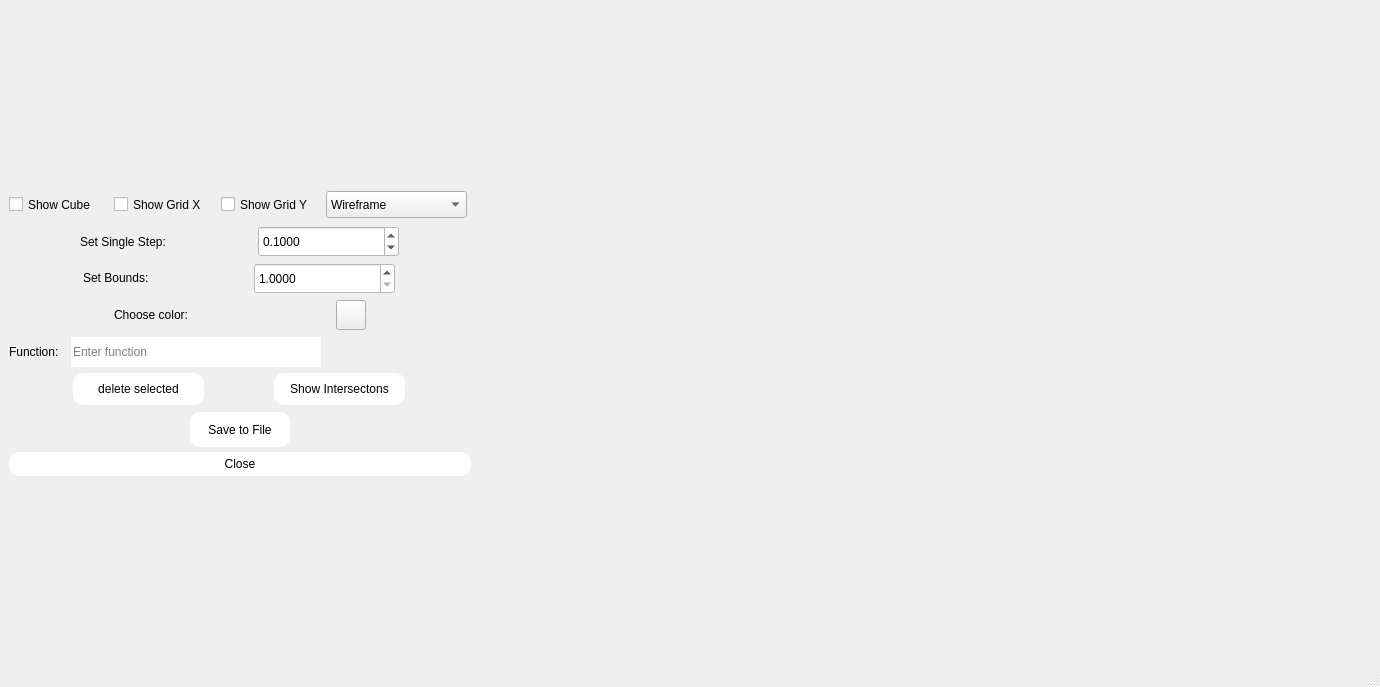
<?xml version="1.0" encoding="UTF-8"?>
<ui version="4.0">
 <class>MainWindow</class>
 <widget class="QMainWindow" name="MainWindow">
  <property name="geometry">
   <rect>
    <x>0</x>
    <y>0</y>
    <width>1380</width>
    <height>687</height>
   </rect>
  </property>
  <property name="minimumSize">
   <size>
    <width>0</width>
    <height>687</height>
   </size>
  </property>
  <property name="windowTitle">
   <string>MainWindow</string>
  </property>
  <widget class="QWidget" name="centralwidget">
   <layout class="QVBoxLayout" name="verticalLayout_2">
    <item>
     <layout class="QHBoxLayout" name="horizontalLayout_3">
      <item>
       <layout class="QVBoxLayout" name="verticalLayout">
        <property name="sizeConstraint">
         <enum>QLayout::SetFixedSize</enum>
        </property>
        <item>
         <layout class="QHBoxLayout" name="horizontalLayout_2">
          <item>
           <widget class="QCheckBox" name="drawCube">
            <property name="minimumSize">
             <size>
              <width>99</width>
              <height>31</height>
             </size>
            </property>
            <property name="maximumSize">
             <size>
              <width>99</width>
              <height>31</height>
             </size>
            </property>
            <property name="text">
             <string>Show Cube</string>
            </property>
           </widget>
          </item>
          <item>
           <widget class="QCheckBox" name="drawGridX">
            <property name="minimumSize">
             <size>
              <width>101</width>
              <height>31</height>
             </size>
            </property>
            <property name="maximumSize">
             <size>
              <width>101</width>
              <height>31</height>
             </size>
            </property>
            <property name="styleSheet">
             <string notr="true">selection-color: rgb(0, 249, 0);</string>
            </property>
            <property name="text">
             <string>Show Grid X</string>
            </property>
           </widget>
          </item>
          <item>
           <widget class="QCheckBox" name="drawGridY">
            <property name="minimumSize">
             <size>
              <width>99</width>
              <height>31</height>
             </size>
            </property>
            <property name="maximumSize">
             <size>
              <width>99</width>
              <height>31</height>
             </size>
            </property>
            <property name="styleSheet">
             <string notr="true">selection-background-color: rgb(0, 249, 0);</string>
            </property>
            <property name="text">
             <string>Show Grid Y</string>
            </property>
           </widget>
          </item>
          <item>
           <widget class="QComboBox" name="drawTypeComboBox">
            <property name="minimumSize">
             <size>
              <width>141</width>
              <height>27</height>
             </size>
            </property>
            <property name="maximumSize">
             <size>
              <width>141</width>
              <height>27</height>
             </size>
            </property>
            <item>
             <property name="text">
              <string>Wireframe</string>
             </property>
            </item>
            <item>
             <property name="text">
              <string>Solid</string>
             </property>
            </item>
            <item>
             <property name="text">
              <string>Points</string>
             </property>
            </item>
           </widget>
          </item>
         </layout>
        </item>
        <item>
         <layout class="QHBoxLayout" name="horizontalLayout_4">
          <property name="sizeConstraint">
           <enum>QLayout::SetFixedSize</enum>
          </property>
          <item>
           <widget class="QLabel" name="label">
            <property name="minimumSize">
             <size>
              <width>101</width>
              <height>31</height>
             </size>
            </property>
            <property name="maximumSize">
             <size>
              <width>101</width>
              <height>31</height>
             </size>
            </property>
            <property name="text">
             <string>Set Single Step:</string>
            </property>
           </widget>
          </item>
          <item>
           <widget class="QDoubleSpinBox" name="SingleStep_2">
            <property name="minimumSize">
             <size>
              <width>141</width>
              <height>31</height>
             </size>
            </property>
            <property name="maximumSize">
             <size>
              <width>141</width>
              <height>31</height>
             </size>
            </property>
            <property name="styleSheet">
             <string notr="true">background-color: rgb(255, 255, 255);
color: rgb(0, 0, 0);</string>
            </property>
            <property name="decimals">
             <number>4</number>
            </property>
            <property name="maximum">
             <double>0.500000000000000</double>
            </property>
            <property name="singleStep">
             <double>0.010000000000000</double>
            </property>
            <property name="value">
             <double>0.100000000000000</double>
            </property>
           </widget>
          </item>
         </layout>
        </item>
        <item>
         <layout class="QHBoxLayout" name="horizontalLayout_6">
          <property name="sizeConstraint">
           <enum>QLayout::SetFixedSize</enum>
          </property>
          <item>
           <widget class="QLabel" name="label_3">
            <property name="minimumSize">
             <size>
              <width>91</width>
              <height>20</height>
             </size>
            </property>
            <property name="maximumSize">
             <size>
              <width>91</width>
              <height>20</height>
             </size>
            </property>
            <property name="text">
             <string>Set Bounds:</string>
            </property>
            <property name="scaledContents">
             <bool>true</bool>
            </property>
           </widget>
          </item>
          <item>
           <widget class="QDoubleSpinBox" name="Bounds">
            <property name="minimumSize">
             <size>
              <width>141</width>
              <height>31</height>
             </size>
            </property>
            <property name="maximumSize">
             <size>
              <width>141</width>
              <height>31</height>
             </size>
            </property>
            <property name="styleSheet">
             <string notr="true">background-color: rgb(255, 255, 255);
color: rgb(0, 0, 0);</string>
            </property>
            <property name="decimals">
             <number>4</number>
            </property>
            <property name="minimum">
             <double>1.000000000000000</double>
            </property>
            <property name="maximum">
             <double>5.000000000000000</double>
            </property>
            <property name="singleStep">
             <double>1.000000000000000</double>
            </property>
            <property name="value">
             <double>1.000000000000000</double>
            </property>
           </widget>
          </item>
         </layout>
        </item>
        <item>
         <layout class="QHBoxLayout" name="horizontalLayout_5">
          <property name="sizeConstraint">
           <enum>QLayout::SetFixedSize</enum>
          </property>
          <item>
           <widget class="QLabel" name="label_2">
            <property name="minimumSize">
             <size>
              <width>111</width>
              <height>31</height>
             </size>
            </property>
            <property name="maximumSize">
             <size>
              <width>111</width>
              <height>31</height>
             </size>
            </property>
            <property name="text">
             <string>Choose color:</string>
            </property>
            <property name="textFormat">
             <enum>Qt::RichText</enum>
            </property>
           </widget>
          </item>
          <item>
           <widget class="QPushButton" name="CurrentColor">
            <property name="minimumSize">
             <size>
              <width>30</width>
              <height>30</height>
             </size>
            </property>
            <property name="maximumSize">
             <size>
              <width>30</width>
              <height>30</height>
             </size>
            </property>
            <property name="text">
             <string/>
            </property>
           </widget>
          </item>
         </layout>
        </item>
        <item>
         <layout class="QHBoxLayout" name="horizontalLayout">
          <property name="sizeConstraint">
           <enum>QLayout::SetFixedSize</enum>
          </property>
          <item>
           <widget class="QLabel" name="functionLabel">
            <property name="minimumSize">
             <size>
              <width>56</width>
              <height>21</height>
             </size>
            </property>
            <property name="maximumSize">
             <size>
              <width>56</width>
              <height>16777215</height>
             </size>
            </property>
            <property name="text">
             <string>Function:</string>
            </property>
           </widget>
          </item>
          <item>
           <widget class="QLineEdit" name="functionLineEdit">
            <property name="sizePolicy">
             <sizepolicy hsizetype="Expanding" vsizetype="Fixed">
              <horstretch>2</horstretch>
              <verstretch>0</verstretch>
             </sizepolicy>
            </property>
            <property name="minimumSize">
             <size>
              <width>169</width>
              <height>30</height>
             </size>
            </property>
            <property name="maximumSize">
             <size>
              <width>250</width>
              <height>16777215</height>
             </size>
            </property>
            <property name="frame">
             <bool>false</bool>
            </property>
            <property name="placeholderText">
             <string>Enter function</string>
            </property>
           </widget>
          </item>
          <item>
           <spacer name="verticalSpacer">
            <property name="orientation">
             <enum>Qt::Horizontal</enum>
            </property>
            <property name="sizeHint" stdset="0">
             <size>
              <width>40</width>
              <height>20</height>
             </size>
            </property>
           </spacer>
          </item>
         </layout>
        </item>
        <item>
         <layout class="QHBoxLayout" name="horizontalLayout_8">
          <property name="sizeConstraint">
           <enum>QLayout::SetFixedSize</enum>
          </property>
          <item>
           <widget class="QPushButton" name="deleteSelected">
            <property name="minimumSize">
             <size>
              <width>131</width>
              <height>32</height>
             </size>
            </property>
            <property name="maximumSize">
             <size>
              <width>131</width>
              <height>32</height>
             </size>
            </property>
            <property name="styleSheet">
             <string notr="true">background-color: rgb(255, 255, 255);
font: 14pt &quot;Monserat&quot;;
color: rgb(0, 0, 0);
border-radius: 10px;
padding: 5px;</string>
            </property>
            <property name="text">
             <string>delete selected</string>
            </property>
           </widget>
          </item>
          <item>
           <widget class="QPushButton" name="Intersections">
            <property name="minimumSize">
             <size>
              <width>131</width>
              <height>32</height>
             </size>
            </property>
            <property name="maximumSize">
             <size>
              <width>131</width>
              <height>32</height>
             </size>
            </property>
            <property name="styleSheet">
             <string notr="true">background-color: rgb(255, 255, 255);
font: 14pt &quot;Monserat&quot;;
color: rgb(0, 0, 0);
border-radius: 10px;
padding: 5px;</string>
            </property>
            <property name="text">
             <string>Show Intersectons</string>
            </property>
           </widget>
          </item>
         </layout>
        </item>
        <item>
         <layout class="QHBoxLayout" name="horizontalLayout_7">
          <property name="sizeConstraint">
           <enum>QLayout::SetFixedSize</enum>
          </property>
          <item>
           <widget class="QPushButton" name="SaveToFile">
            <property name="minimumSize">
             <size>
              <width>100</width>
              <height>35</height>
             </size>
            </property>
            <property name="maximumSize">
             <size>
              <width>100</width>
              <height>32</height>
             </size>
            </property>
            <property name="styleSheet">
             <string notr="true">color: rgb(0, 0, 0);
background-color: rgb(255, 255, 255);
border-radius: 10px;
padding: 6px;</string>
            </property>
            <property name="text">
             <string>Save to File</string>
            </property>
           </widget>
          </item>
         </layout>
        </item>
        <item>
         <layout class="QGridLayout" name="Table"/>
        </item>
        <item>
         <widget class="QPushButton" name="pushButton">
          <property name="styleSheet">
           <string notr="true">color: rgb(0, 0, 0);
background-color: rgb(255, 255, 255);
border-radius: 10px;
padding: 5px;</string>
          </property>
          <property name="text">
           <string>Close</string>
          </property>
         </widget>
        </item>
       </layout>
      </item>
      <item>
       <layout class="QGridLayout" name="gridLayout">
        <item row="0" column="0">
         <spacer name="horizontalSpacer">
          <property name="orientation">
           <enum>Qt::Horizontal</enum>
          </property>
          <property name="sizeType">
           <enum>QSizePolicy::Minimum</enum>
          </property>
          <property name="sizeHint" stdset="0">
           <size>
            <width>900</width>
            <height>20</height>
           </size>
          </property>
         </spacer>
        </item>
       </layout>
      </item>
     </layout>
    </item>
   </layout>
  </widget>
  <widget class="QMenuBar" name="menubar">
   <property name="geometry">
    <rect>
     <x>0</x>
     <y>0</y>
     <width>1380</width>
     <height>36</height>
    </rect>
   </property>
  </widget>
  <widget class="QStatusBar" name="statusbar"/>
 </widget>
 <resources/>
 <connections/>
</ui>
